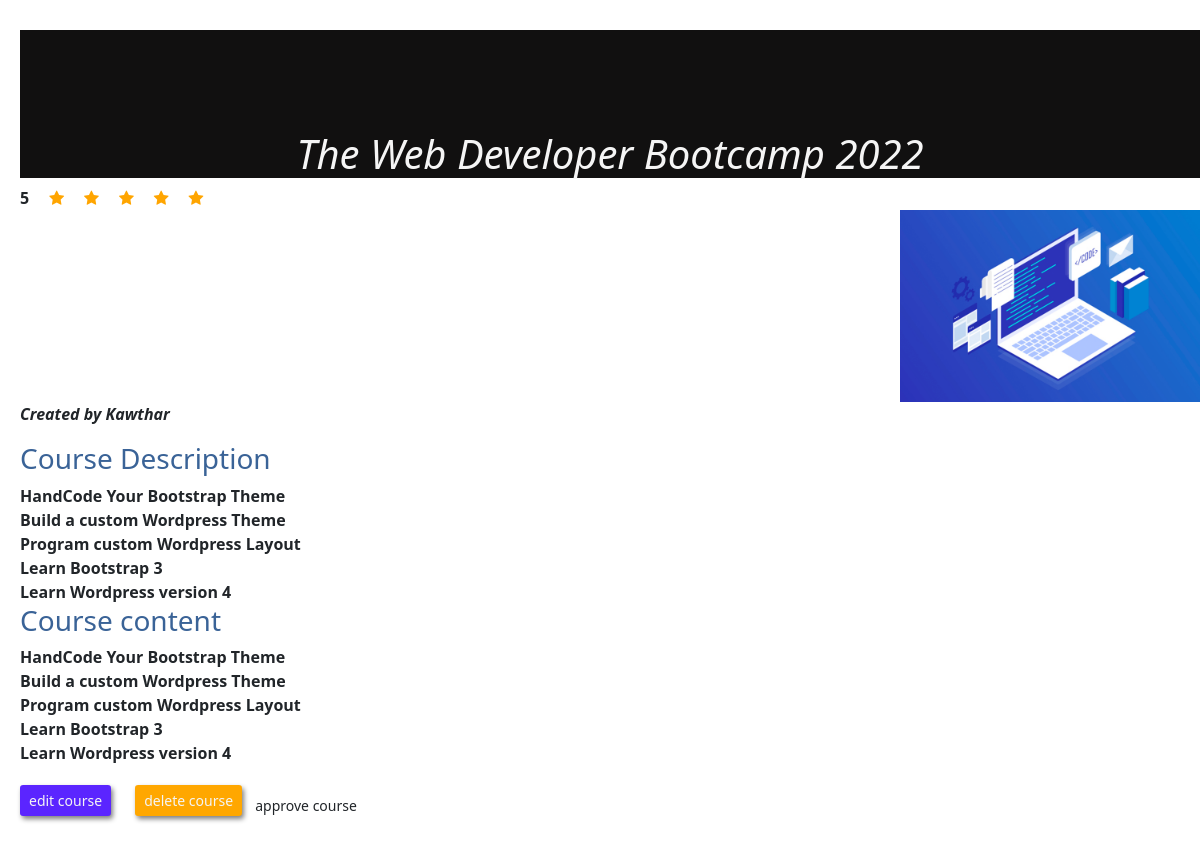
The app's page /server/courses.php?id=1 (signed in), older data.
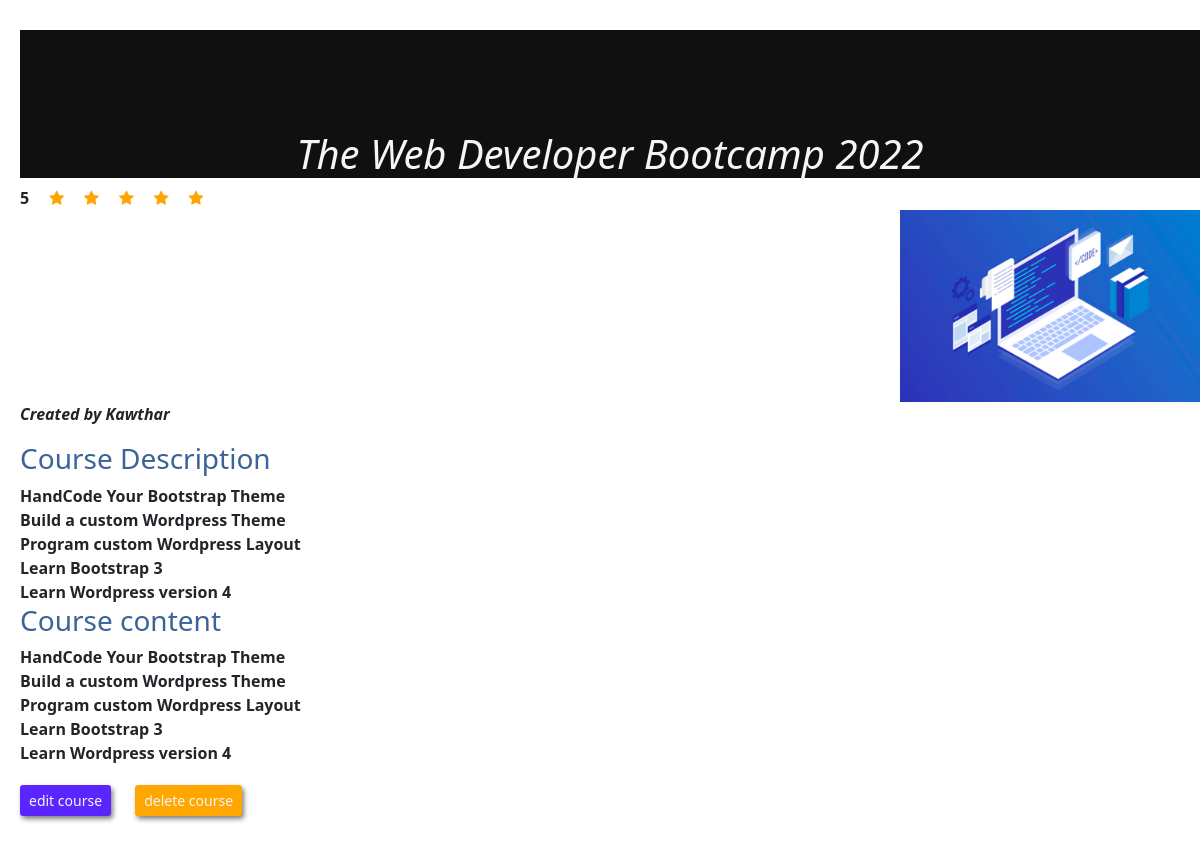
The same page, newer data.
### tables this page shows
CREATE TABLE `course` (
  `id` int(11) NOT NULL,
  `name` varchar(255) NOT NULL,
  `image` varchar(255) NOT NULL,
  `content` varchar(255) NOT NULL,
  `description` varchar(255) NOT NULL,
  `level` varchar(255) NOT NULL,
  `price` int(11) NOT NULL,
  `rating` int(11) NOT NULL,
  `status` int(11) NOT NULL,
  `category` int(11) NOT NULL,
  `tutor_id` int(11) NOT NULL,
  `admin_id` int(11) DEFAULT NULL
);

CREATE TABLE `user` (
  `id` int(11) NOT NULL,
  `type` int(11) NOT NULL,
  `fname` varchar(50) NOT NULL,
  `email` varchar(62) NOT NULL,
  `password` varchar(255) NOT NULL,
  `security_ans` varchar(255) NOT NULL,
  `picture` varchar(255) DEFAULT NULL,
  `tutor_status` int(11) DEFAULT NULL,
  `admin_rank` int(11) DEFAULT NULL,
  `tutor_cv` varchar(255) DEFAULT NULL
);

### server/courses.php (the view, shortened to what this page needs)
<html>
<head>
    <link rel="stylesheet" type="text/css" href="styles/styles.css">
    <link href="https://cdn.jsdelivr.net/npm/bootstrap@5.0.2/dist/css/bootstrap.min.css" rel="stylesheet">
    <link rel="stylesheet" href="https://cdnjs.cloudflare.com/ajax/libs/font-awesome/4.7.0/css/font-awesome.min.css">
</head>
<?php
include_once 'database.php';
$sql = "SELECT * FROM course where id='" . $_GET['id'] . "'";
$result = $conn->query($sql);
$row = $result->fetch_assoc();
echo "<h1>" . $row['name'] . "</h1>";
$rating = $row['rating'];
echo "<b>$rating</b>";
for ($i = 0; $i < (int)$rating; $i++) {
    echo "<span class='fa fa-star checked'></span>";
}
echo "<br>";
echo "<img src='" . $row['image'] . "'>";
$sql0 = "SELECT fname FROM user where id='" . $row['tutor_id'] . "'";
$result0 = $conn->query($sql0);
$row0 = $result0->fetch_assoc();
echo "<p><b><i>Created by " . $row0['fname'] . "</i></b></p>";
$path = $row['description'];
echo "<h3>Course Description</h3>";
$file = fopen($path, "r");
while (!feof($file)) {
    $line = fgets($file);
    echo "<b>$line</b>" . "<br>";
}
if ($_SESSION['user'] == '2' || $_SESSION['user'] == "") {
    $sql1 = "SELECT * FROM enroll WHERE learner_id='" . $_SESSION['id'] . "' and course_id='" . $row['id'] . "'";
    $result1 = $conn->query($sql1);
    $row1 = $result1->fetch_assoc();
    if ($result1->num_rows > 0) {
        $content = $row1['content'];
        echo "<h3>Course content</h3>";
        $file1 = fopen($content, "r");
        while (!feof($file1)) {
            $line1 = fgets($file1);
            echo "<b>$line1</b>" . "<br>";
        }
    } else {
?>
        <button class="btn btn-sm" id="editcbtn" onclick="location.href='cart.php?id=<?php echo $row['id'] ?>'">Add to cart</button>
    <?php
    }
} else {
    $content = $row['content'];
    echo "<h3>Course content</h3>";
    $file1 = fopen($content, "r");
    while (!feof($file1)) {
        $line1 = fgets($file1);
        echo "<b>$line1</b>" . "<br>";
    }
    ?>
    <button class="btn btn-sm" id="editcbtn" onclick="location.href='editCourse.php?id=<?php echo $row['id'] ?>'">edit course</button>
    <button class="btn btn-sm" id="deletecbtn" onclick="location.href='deleteCourse.php?id=<?php echo $row['id'] ?>'">delete course</button>
    <?php
    if ($row['status'] == 0) {
    ?>
        <button class="btn btn-sm" id="approvebtn" onclick="location.href='approveCourse.php?id=<?php echo $row['id'] ?>'">approve course</button>
<?php
    }
}
?>
</html>

### server/database.php (shortened to what this page needs)
<html>
</html>

### server/styles/styles.css (style rules this page uses)
:root { --primary: #5B25FF; --dark: rgb(17, 16, 16); --body: #363EE0; --dark2: #1c1d1f; --box-shadow: 2px 3px 5px grey; --active:#FFA700; --font:"Open Sans", sans-serif; }
h1 { margin-bottom: 40px; }
#editcbtn { color:whitesmoke; background-color: var(--primary); box-shadow: var(--box-shadow); margin-left: 20px; margin-bottom: 30px; margin-top: 20px; }
#deletecbtn { background-color: var(--active); color:whitesmoke; box-shadow: var(--box-shadow); margin-left: 20px; margin-bottom: 30px; margin-top: 20px; }

### server/courses.php (style rules this page uses)
.checked { color: orange; }
h3 { color: rgb(58, 99, 151); margin-left: 20px; }
h1 { background-color:rgb(17, 16, 16); padding-top:100px; color:whitesmoke; font-style: italic; text-align: center; vertical-align: top; margin-left: 20px;margin-top:30px; }
b { margin-left: 20px; }
img { width:300px; margin-left: 900px; }
span { margin-left: 20px; }

Row changes from the older to the newer data that the page shows:
changed course: status 0 → 1 (drawn)
Text that changed along with them:
text no longer shown: "approve course"
